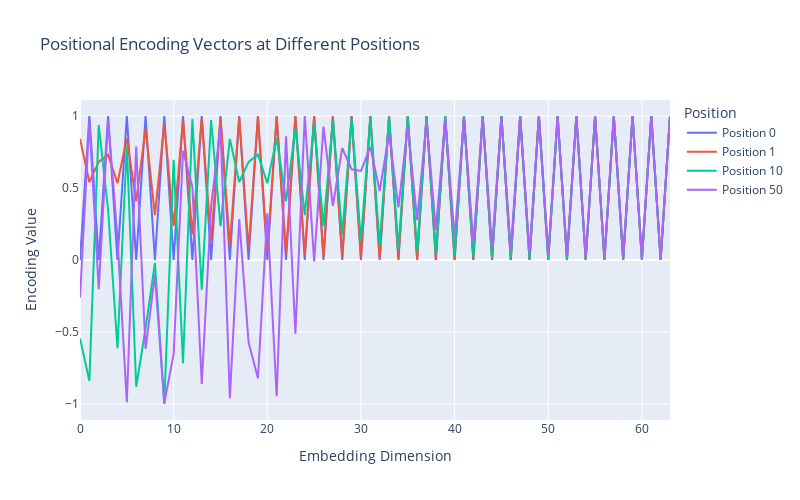

Notebook cell for this chart:
### Markdown cell above
## Traditional Positional Encoding: A Deeper Dive

In the original Transformer paper "Attention Is All You Need," the authors faced a critical challenge: how to inject information about token positions into a model that processes all tokens simultaneously. Their solution was elegantly simple yet effective.

### Fixed Sinusoidal Positional Encoding

Unlike token embeddings which are learned during training, positional encodings were **fixed** using carefully designed sinusoidal functions:

$$PE_{(pos, 2i)} = \sin(pos / 10000^{2i/d_{model}})$$
$$PE_{(pos, 2i+1)} = \cos(pos / 10000^{2i/d_{model}})$$

Where:
- $pos$ is the position in the sequence (0, 1, 2, ...)
- $i$ is the dimension index (paired across even/odd dimensions)
- $d_{model}$ is the embedding dimension

### Why This Approach Works

1. **Unique positional signature**: Each position gets a unique vector through the $pos$ term

2. **Multi-scale representation**: Different dimensions oscillate at different frequencies:
   - Early dimensions change rapidly with position (high frequency)
   - Later dimensions change slowly (low frequency)
   - This creates a multi-resolution representation of position

3. **Extrapolation**: The sinusoidal pattern allows the model to potentially handle sequences longer than those seen during training

4. **Zero additional parameters**: Unlike learned position embeddings, this approach requires no additional trainable weights

5. **Relative position encoding**: For any fixed offset $k$, $PE_{(pos+k)}$ can be expressed as a linear function of $PE_{(pos)}$, making it easier for the model to learn to attend by relative positions

### How It's Applied

The positional encoding is simply added to the token embedding before the first layer of the Transformer:

$$Input\_Representation = Token\_Embedding + Positional\_Encoding$$

This element-wise addition combines semantic information (from token embeddings) with positional information (from positional encodings) into a single representation that preserves the dimensionality of the original embeddings.

### Code cell
import torch
import numpy as np
import matplotlib.pyplot as plt
import plotly.graph_objects as go
from plotly.subplots import make_subplots

def generate_traditional_positional_encoding(max_seq_length=100, d_model=64):
    """Generate traditional sinusoidal positional encodings from the Transformer paper"""
    position = torch.arange(max_seq_length).unsqueeze(1).float()
    div_term = torch.exp(torch.arange(0, d_model, 2).float() * -(np.log(10000.0) / d_model))
    
    pos_encoding = torch.zeros(max_seq_length, d_model)
    pos_encoding[:, 0::2] = torch.sin(position * div_term)
    pos_encoding[:, 1::2] = torch.cos(position * div_term)
    
    return pos_encoding

# Compare positional encoding at different positions
def compare_pe_at_positions(pe_matrix, positions=[0, 1, 10, 50], d_model=64):
    fig = go.Figure()
    
    for pos in positions:
        if pos < pe_matrix.shape[0]:
            fig.add_trace(go.Scatter(
                x=list(range(d_model)),
                y=pe_matrix[pos].numpy(),
                mode='lines',
                name=f'Position {pos}'
            ))
    
    fig.update_layout(
        title='Positional Encoding Vectors at Different Positions',
        xaxis_title='Embedding Dimension',
        yaxis_title='Encoding Value',
        legend_title='Position',
        width=800,
        height=500
    )
    return fig

# Generate the positional encodings
pe_matrix = generate_traditional_positional_encoding(max_seq_length=100, d_model=64)

# Compare specific positions to see how they differ
compare_pe_at_positions(pe_matrix)

### Figure 1 — Plotly figure (JSON) as saved in the notebook; plotly's stock layout.template omitted (floating-point values rounded to 4 significant figures)
{"data": [{"mode": "lines", "name": "Position 0", "type": "scatter", "x": [0, 1, 2, 3, 4, 5, 6, 7, 8, 9, 10, 11, 12, 13, 14, 15, 16, 17, 18, 19, 20, 21, 22, 23, 24, 25, 26, 27, 28, 29, 30, 31, 32, 33, 34, 35, 36, 37, 38, 39, 40, 41, 42, 43, 44, 45, 46, 47, 48, 49, 50, 51, 52, 53, 54, 55, 56, 57, 58, 59, 60, 61, 62, 63], "y": [0.0, 1.0, 0.0, 1.0, 0.0, 1.0, 0.0, 1.0, 0.0, 1.0, 0.0, 1.0, 0.0, 1.0, 0.0, 1.0, 0.0, 1.0, 0.0, 1.0, 0.0, 1.0, 0.0, 1.0, 0.0, 1.0, 0.0, 1.0, 0.0, 1.0, 0.0, 1.0, 0.0, 1.0, 0.0, 1.0, 0.0, 1.0, 0.0, 1.0, 0.0, 1.0, 0.0, 1.0, 0.0, 1.0, 0.0, 1.0, 0.0, 1.0, 0.0, 1.0, 0.0, 1.0, 0.0, 1.0, 0.0, 1.0, 0.0, 1.0, 0.0, 1.0, 0.0, 1.0]}, {"mode": "lines", "name": "Position 1", "type": "scatter", "x": [0, 1, 2, 3, 4, 5, 6, 7, 8, 9, 10, 11, 12, 13, 14, 15, 16, 17, 18, 19, 20, 21, 22, 23, 24, 25, 26, 27, 28, 29, 30, 31, 32, 33, 34, 35, 36, 37, 38, 39, 40, 41, 42, 43, 44, 45, 46, 47, 48, 49, 50, 51, 52, 53, 54, 55, 56, 57, 58, 59, 60, 61, 62, 63], "y": [0.8415, 0.5403, 0.6816, 0.7318, 0.5332, 0.846, 0.4093, 0.9124, 0.311, 0.9504, 0.2349, 0.972, 0.1769, 0.9842, 0.133, 0.9911, 0.09983, 0.995, 0.07492, 0.9972, 0.0562, 0.9984, 0.04216, 0.9991, 0.03162, 0.9995, 0.02371, 0.9997, 0.01778, 0.9998, 0.01333, 0.9999, 0.01, 0.9999, 0.007499, 1.0, 0.005623, 1.0, 0.004217, 1.0, 0.003162, 1.0, 0.002371, 1.0, 0.001778, 1.0, 0.001334, 1.0, 0.001, 1.0, 0.0007499, 1.0, 0.0005623, 1.0, 0.0004217, 1.0, 0.0003162, 1.0, 0.0002371, 1.0, 0.0001778, 1.0, 0.0001334, 1.0]}, {"mode": "lines", "name": "Position 10", "type": "scatter", "x": [0, 1, 2, 3, 4, 5, 6, 7, 8, 9, 10, 11, 12, 13, 14, 15, 16, 17, 18, 19, 20, 21, 22, 23, 24, 25, 26, 27, 28, 29, 30, 31, 32, 33, 34, 35, 36, 37, 38, 39, 40, 41, 42, 43, 44, 45, 46, 47, 48, 49, 50, 51, 52, 53, 54, 55, 56, 57, 58, 59, 60, 61, 62, 63], "y": [-0.544, -0.8391, 0.9376, 0.3476, -0.6129, 0.7901, -0.8798, -0.4754, -0.02068, -0.9998, 0.6963, -0.7178, 0.9786, -0.206, 0.972, 0.2351, 0.8415, 0.5403, 0.6816, 0.7318, 0.5332, 0.846, 0.4093, 0.9124, 0.311, 0.9504, 0.2349, 0.972, 0.1769, 0.9842, 0.133, 0.9911, 0.09983, 0.995, 0.07492, 0.9972, 0.0562, 0.9984, 0.04216, 0.9991, 0.03162, 0.9995, 0.02371, 0.9997, 0.01778, 0.9998, 0.01333, 0.9999, 0.01, 0.9999, 0.007499, 1.0, 0.005623, 1.0, 0.004217, 1.0, 0.003162, 1.0, 0.002371, 1.0, 0.001778, 1.0, 0.001334, 1.0]}, {"mode": "lines", "name": "Position 50", "type": "scatter", "x": [0, 1, 2, 3, 4, 5, 6, 7, 8, 9, 10, 11, 12, 13, 14, 15, 16, 17, 18, 19, 20, 21, 22, 23, 24, 25, 26, 27, 28, 29, 30, 31, 32, 33, 34, 35, 36, 37, 38, 39, 40, 41, 42, 43, 44, 45, 46, 47, 48, 49, 50, 51, 52, 53, 54, 55, 56, 57, 58, 59, 60, 61, 62, 63], "y": [-0.2624, 0.965, -0.203, 0.9792, 0.1566, -0.9877, 0.7872, -0.6166, -0.1032, -0.9947, -0.6515, 0.7587, 0.5084, -0.8611, 0.375, 0.927, -0.9589, 0.2837, -0.5711, -0.8209, 0.3239, -0.9461, 0.8589, -0.5122, 0.9999, -0.01034, 0.9268, 0.3757, 0.7765, 0.6301, 0.6184, 0.7858, 0.4794, 0.8776, 0.3662, 0.9305, 0.2775, 0.9607, 0.2093, 0.9779, 0.1575, 0.9875, 0.1183, 0.993, 0.0888, 0.996, 0.06663, 0.9978, 0.04998, 0.9988, 0.03749, 0.9993, 0.02811, 0.9996, 0.02108, 0.9998, 0.01581, 0.9999, 0.01186, 0.9999, 0.008891, 1.0, 0.006668, 1.0]}], "layout": {"height": 500, "legend": {"title": {"text": "Position"}}, "title": {"text": "Positional Encoding Vectors at Different Positions"}, "width": 800, "xaxis": {"title": {"text": "Embedding Dimension"}}, "yaxis": {"title": {"text": "Encoding Value"}}}}
